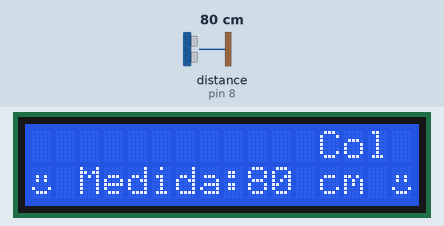
Recording of a sketch running on a simulated Arduino Uno, built with avr-gcc and run on an emulated ATmega328P. Shown: 16×2 character LCD. Inputs (shaded band) come from the test bench; at power-on: distance to the obstacle (sensor on pin 8) 80 cm. The echo pulse lasts 58.3 µs per cm; what the sketch prints to the serial monitor is not drawn.

Above: at 1.2 s.
1.3 s: distance to the obstacle (sensor on pin 8) set to 2 cm
At 1.5 s:
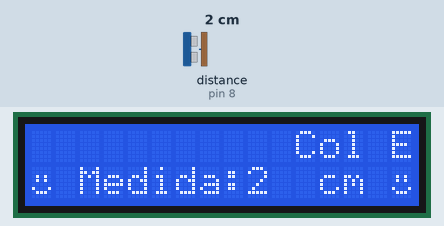
3.6 s: distance to the obstacle (sensor on pin 8) set to 120 cm
At 3.82 s:
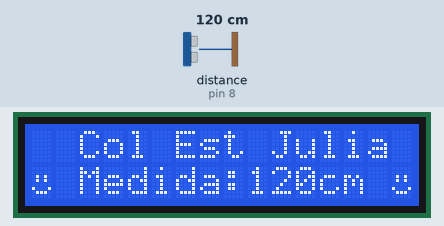
6.2 s: distance to the obstacle (sensor on pin 8) set to 4 cm
At 6.46 s:
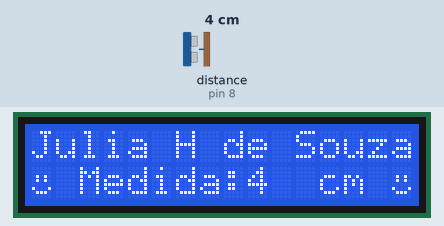
10.9 s: distance to the obstacle (sensor on pin 8) set to 120 cm
At 11.12 s:
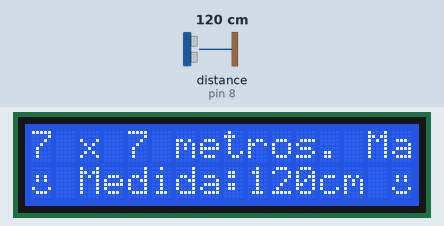
13.2 s: distance to the obstacle (sensor on pin 8) set to 9 cm
At 18.6 s:
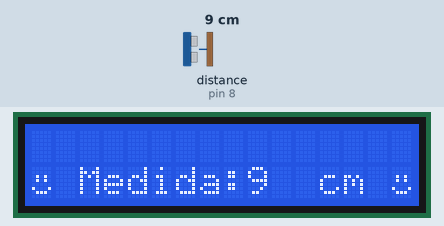

The sketch:

Trena_Digital_Mariel.ino
```cpp
/*MARIEL TRENA DIGITAL 2022*/

#include <HCSR04.h> /*Inclui a biblioteca do sensor HC SR04.*/
#define TRIGGER   9 /*Define os pinos do Arduino D8 e D9 como porta do ECHO e TRIGGER.*/
#define ECHO      8
UltraSonicDistanceSensor distanceSensor(TRIGGER, ECHO); /*Inicializa o sensor usando os pinos TRIGGER and ECHO.*/
#include <LiquidCrystal.h>  /*Inclui a biblioteca do //Configuracoes LCD 16x2  display LCD*///Configuracoes LCD 16x2
LiquidCrystal lcd(2, 3, 4, 5, 6, 7); /* Define o objeto "lcd" para controlar o LCD nos pinos. 2 à 7 do Arduino.*/
byte coracao[8] = {B00000,B00000,B01010,B01010,B00000,B10001,B01110,B00000};// caracter bateria coracao
int screenWidth = 16;  //Configuracoes LCD 16x2
int screenHeight = 2;  //Configuracoes LCD 16x2
//String para as 2 linhas
//line1 = Scroll linha superior
String line1 = "Col Est Julia H de Souza. 7 x 7 metros. Mariel Martins";
// just some reference flags
int stringStart, stringStop = 0;
int scrollCursor = screenWidth;
int tamanho =0;


void setup () {
    Serial.begin(9600); /*Inicializa a porta serial do Arduino com 9600 de baud rate.*/
    lcd.begin(screenWidth,screenHeight);
    // vai criar novo caracter bateria cheia
    lcd.createChar(1, coracao);

}

void loop () {
    int distancia = 0; /* Variável que armazenará as medidas do sensor.*/
    distancia = distanceSensor.measureDistanceCm(); /*Variável recebe o valor da função da biblioteca*/
    Serial.println(distancia); /*exibe na porta serial o valor de distancia medido*/
    lcd.setCursor(2, 1); /* Posiciona o cursor do display na coluna 2, linha 1 */
    lcd.print("Medida: "); /* Escreve a palavra "Medida: " na posição definida acima. */
    lcd.setCursor(9, 1); /* Posiciona o cursor do display na coluna 9, linha 1 */
    lcd.print(distancia); /* Escreve o valor da variável "distancia" na posição definida  acima.*/
    lcd.setCursor(12, 1); /* Posiciona o cursor do display na coluna 12, linha 1*/
    lcd.print("cm"); /* Escreve a unidade de medida "cm" na posição definida  acima.*/
    lcd.setCursor(0, 1);
    lcd.write(1);
    lcd.setCursor(15, 1);
    lcd.write(1);

  lcd.setCursor(scrollCursor, 0);
  lcd.print(line1.substring(stringStart,stringStop));
  lcd.setCursor(0, 1);

  //Quanto menor o valor do delay, mais rapido o scroll
  delay(250);
  scroll_sup(); //Chama a rotina que executa o scroll

  //Verifica o tamanho da string
  tamanho = line1.length();
  if (stringStart == tamanho)
  {
    stringStart = 0;
    stringStop = 0;
  }

}

void scroll_sup()
{
  lcd.clear();
  if(stringStart == 0 && scrollCursor > 0)
  {
    scrollCursor--;
    stringStop++;
  } else if (stringStart == stringStop){
    stringStart = stringStop = 0;
    scrollCursor = screenWidth;
  } else if (stringStop == line1.length() && scrollCursor == 0) {
    stringStart++;
  } else {
    stringStart++;
    stringStop++;
  }
}
```

Measured:
- what the display in image 5 shows lasts 0.5 s, from 18.3 s to 18.8 s
